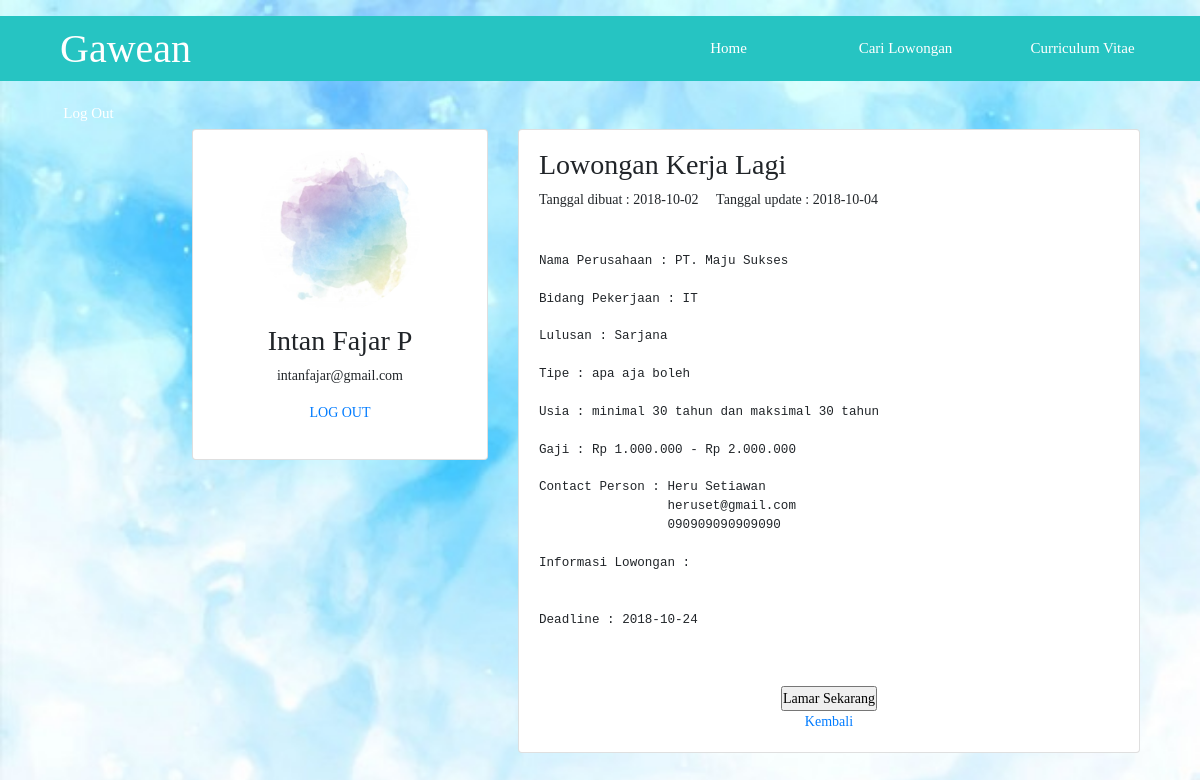
The page /detail.php?idloker=2 (signed in) on the database its author committed.
### tables this page shows
CREATE TABLE `loker` (
  `idloker` int(7) NOT NULL,
  `idperusahaan` varchar(7) NOT NULL,
  `namal` varchar(50) NOT NULL,
  `idbidang` int(7) NOT NULL,
  `idtingkat_pendidikan` int(7) NOT NULL,
  `tipe` varchar(20) NOT NULL,
  `usia_min` int(2) NOT NULL,
  `usia_max` int(2) NOT NULL,
  `gaji_min` int(7) NOT NULL,
  `gaji_max` int(9) NOT NULL,
  `nama_cp` varchar(20) NOT NULL,
  `email_cp` varchar(30) NOT NULL,
  `no_telp_cp` varchar(15) NOT NULL,
  `tgl_insert` date NOT NULL,
  `tgl_update` date NOT NULL,
  `tgl_expired` date NOT NULL,
  `deskripsi_loker` text NOT NULL
);

CREATE TABLE `perusahaan` (
  `idperusahaan` varchar(7) NOT NULL,
  `namap` varchar(30) NOT NULL,
  `password` varchar(16) NOT NULL,
  `nama_pemilik` varchar(30) NOT NULL,
  `alamat` varchar(50) NOT NULL,
  `kota` varchar(30) NOT NULL,
  `email` varchar(30) NOT NULL,
  `no_telp` varchar(15) NOT NULL,
  `tgl_daftar` date NOT NULL
);

CREATE TABLE `bidang_pekerjaan` (
  `idbidang` int(7) NOT NULL,
  `namab` varchar(20) NOT NULL
);

CREATE TABLE `tingkat_pendidikan` (
  `idtingkat_pendidikan` int(7) NOT NULL,
  `keterangan` varchar(10) NOT NULL
);

### root.php (the view, shortened to what this page needs)
<?php
Class bigdata
{
			?>
	<?php
	function detail($idloker){
		$con=mysqli_connect("localhost","root","","test");
		$query=mysqli_query($con, "SELECT * FROM perusahaan, loker, bidang_pekerjaan, tingkat_pendidikan where loker.idbidang=bidang_pekerjaan.idbidang and loker.idtingkat_pendidikan=tingkat_pendidikan.idtingkat_pendidikan and loker.idperusahaan=perusahaan.idperusahaan and loker.idloker='$idloker'");
			$data=mysqli_fetch_array($query);
					?>
				<div class="postsingle">
					<strong><h3><?= $data['namal'] ?></h3></strong>
					<span>Tanggal dibuat : <?= $data['tgl_insert'] ?></span>&nbsp;&nbsp;&nbsp;&nbsp;&nbsp;<span>Tanggal update : <?= $data['tgl_update'] ?></span><br><br><br>
<pre>
<span>Nama Perusahaan : <?= $data['namap'] ?></span><br>
<span>Bidang Pekerjaan : <?= $data['namab'] ?></span><br>
<span>Lulusan : <?= $data['keterangan'] ?></span><br>
<span>Tipe : <?= $data['tipe'] ?></span><br>
<span>Usia : minimal <?= $data['usia_min'] ?> tahun dan maksimal <?= $data['usia_max']?> tahun </span><br>
<span>Gaji : Rp <?= number_format($data['gaji_min'],0,',','.') ?> - Rp <?= number_format($data['gaji_max'],0,',','.')?></span><br>
<span>Contact Person : <?= $data['nama_cp'] ?><br /><?= $data['email_cp'] ?><br /><?= $data['no_telp_cp'] ?></span><br>
<span>Informasi Lowongan : <br><?= $data['deskripsi_loker'] ?></span><br>
<span>Deadline : <?= $data['tgl_expired'] ?></span><br />
</pre>
					<?php
						if (isset($_SESSION['idpencaker'])) {
							?>
								<form action="hand.php?act=apply" method="post">
									<input type="hidden" name="idloker" value="<?= $data['idloker']; ?>"><br>
									<center><button type="submit">Lamar Sekarang</button></center>
									<center><a href="lowongan.php">Kembali</a></center>
								</form>
							<?php
						}else{
							?>
								<center><a href="lowongan.php">Kembali</a></center>
							<?php
						}
					?>
				</div>
			<?php
	}
}
 ?>

### style/layout.css (style rules this page uses)
* { margin: 0px; padding: 0px; }
body { font-size: 14px; font-family: verdana; }

### style/style_lowongan.css (style rules this page uses)
body { background:url(../images/lowongan2.jpg); background-size: cover; font-family: Monospace; }

### rows shown on the page
loker: namal "Lowongan Kerja Lagi", tgl_insert "2018-10-02", tgl_update "2018-10-04", idperusahaan.namap "PT. Maju Sukses", idbidang.namab "IT", idtingkat_pendidikan.keterangan "Sarjana", tipe "apa aja boleh", usia_min "30", usia_max "30", gaji_min "1.000.000", gaji_max "2.000.000", nama_cp "Heru Setiawan", email_cp "heruset@gmail.com", no_telp_cp "090909090909090", tgl_expired "2018-10-24"

### other values the page prints
$_SESSION['nama_pencaker'] "Intan Fajar P"
$_SESSION['email_pencaker'] "intanfajar@gmail.com"
